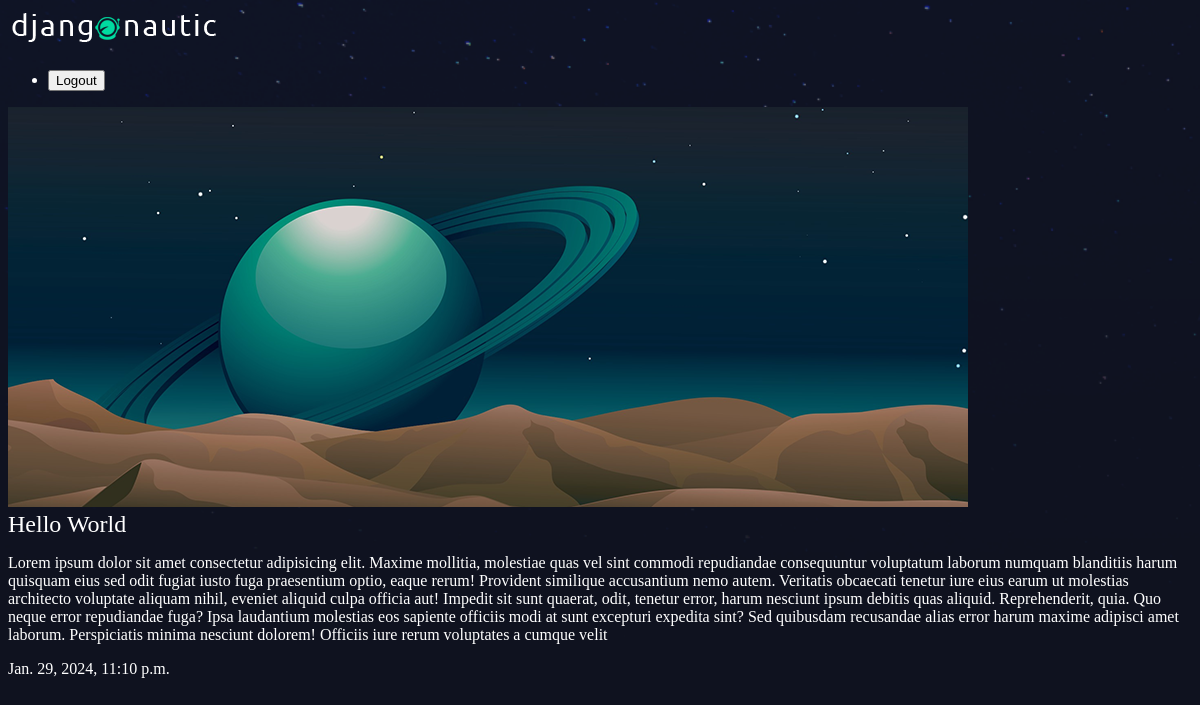
The page /articles/hey/ on the database its author committed.
### articles/models.py (models this page shows, shortened)
class Article(models.Model):
    title = models.CharField(max_length=100)
    slug = models.SlugField()
    body = models.TextField()
    date = models.DateTimeField(auto_now_add=True)
    thumb = models.ImageField(default="default.png", blank=True)

### articles/views.py (the view)
# urls.py: path('<slug:slug>/', views.article_detail, name="detail")
def article_detail(request, slug):
      article = Article.objects.get(slug=slug)
      return render(request, "articles/article_detail.html", {'article': article})

### articles/templates/articles/article_detail.html
{% extends 'base_layouts.html' %}
{% block content %}
    <div class="article-detail">
      <div class="article">
        <img src="{{article.thumb.url}}" alt="">
        <h2>{{article.title}}</h2>
        <p>{{article.body}}</p>
        <p>{{article.date}}</p>
      </div>
    </div>
    {% endblock %}

### assets/styles.css (style rules this page uses)
body { background-color: #0f121f; background-image: url(stars.png); background-repeat: no-repeat; background-size: cover; color: #fff; font-family: Ubuntu; }
h1, h2, h3, h4, h5 { font-weight: normal; margin: 0; }

### rows shown on the page
Article: thumb (placeholder picture), title "Hello World", body "Lorem ipsum dolor sit amet consectetur adipisicing elit. Maxime mollitia, molestiae quas vel sint commodi repudiandae consequuntur voluptatum laborum numquam blanditiis harum quisquam eius sed odit fugiat iusto fuga praesentium optio, eaque rerum! Provident similique accusantium nemo autem. Veritatis obcaecati tenetur iure eius earum ut molestias architecto voluptate aliquam nihil, eveniet aliquid culpa officia aut! Impedit sit sunt quaerat, odit, tenetur error, harum nesciunt ipsum debitis quas aliquid. Reprehenderit, quia. Quo neque error repudiandae fuga? Ipsa laudantium molestias eos sapiente officiis modi at sunt excepturi expedita sint? Sed quibusdam recusandae alias error harum…", date "Jan. 29, 2024, 11:10 p.m."
